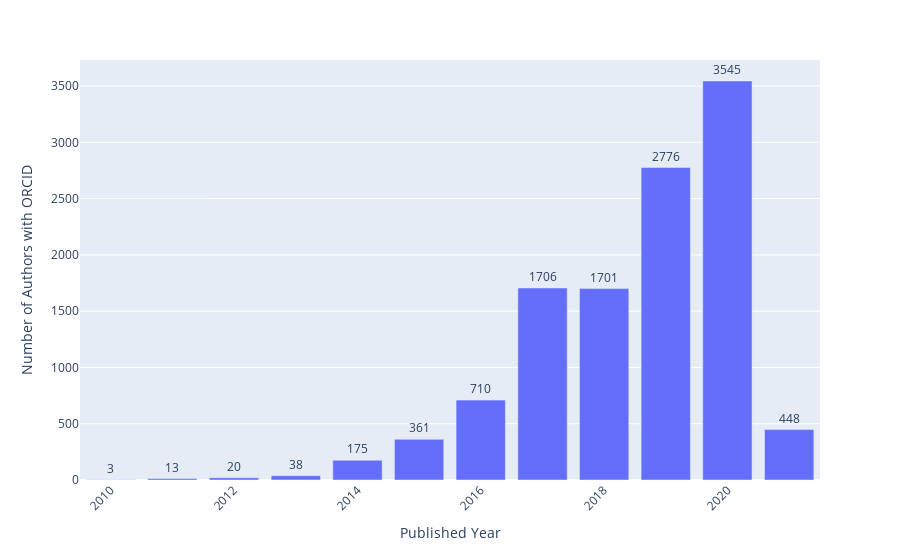

Notebook source saved alongside this figure:
### Code cell
newdf = pd.DataFrame({'Published Year':authors_with_orcid_df.index, 'Number of Authors with ORCID':authors_with_orcid_df.values})
newdf.head()

fig = px.bar(newdf, x='Published Year', y='Number of Authors with ORCID', text='Number of Authors with ORCID')
fig.update_traces(texttemplate='%{text:.s}', textposition='outside')
fig.update_layout(uniformtext_minsize=8, uniformtext_mode='hide', xaxis_type = 'date', xaxis_tickangle=-45)
fig.show()
fig.write_image("Trends/timeline_authors_with_orcid.pdf")

### Figure 1 — Plotly figure (JSON) as saved in the notebook; plotly's stock layout.template omitted (floating-point values rounded to 4 significant figures)
{"data": [{"alignmentgroup": "True", "hovertemplate": "Published Year=%{x}<br>Number of Authors with ORCID=%{text}<extra></extra>", "legendgroup": "", "marker": {"color": "#636efa", "pattern": {"shape": ""}}, "name": "", "offsetgroup": "", "orientation": "v", "showlegend": false, "text": [3545, 2776, 1706, 1701, 710, 448, 361, 175, 38, 20, 13, 3], "textposition": "outside", "texttemplate": "%{text:.s}", "type": "bar", "x": ["2020", "2019", "2017", "2018", "2016", "2021", "2015", "2014", "2013", "2012", "2011", "2010"], "xaxis": "x", "y": [3545, 2776, 1706, 1701, 710, 448, 361, 175, 38, 20, 13, 3], "yaxis": "y"}], "layout": {"autosize": true, "barmode": "relative", "legend": {"tracegroupgap": 0}, "margin": {"t": 60}, "uniformtext": {"minsize": 8, "mode": "hide"}, "xaxis": {"anchor": "y", "autorange": true, "domain": [0, 1], "range": ["2009-07-02 12:00", "2021-07-02 12:00"], "tickangle": -45, "title": {"text": "Published Year"}, "type": "date"}, "yaxis": {"anchor": "x", "autorange": true, "domain": [0, 1], "range": [0, 3732.0], "title": {"text": "Number of Authors with ORCID"}, "type": "linear"}}}
